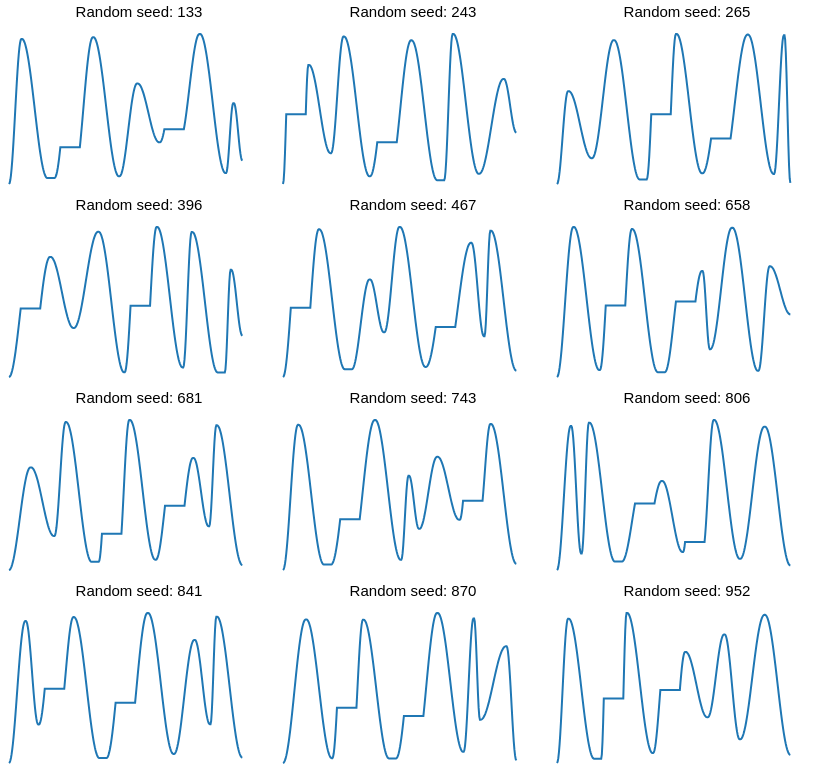

Here is the notebook cell this chart was saved with:
### Code cell
chart = plot_stimulus_seed_grid(stimuli, columns=3, width=260, height=150)
chart = chart.configure_header(labelFontSize=15)
chart.save(FIGURE_DIR / "stimulus_seed_grid.svg")
chart

### Figure 1 — Vega-Lite specification as saved in the notebook (floating-point values rounded to 4 significant figures; data arrays with more than 128 entries replaced by an {"elided": "..."} marker saying what was removed)
{"config": {"view": {"continuousWidth": 300, "continuousHeight": 300, "stroke": null}, "facet": {"spacing": 10}, "header": {"labelFontSize": 15}}, "data": {"name": "data-4354e9516988558422e604d6fcbdda4f"}, "facet": {"field": "seed_label", "title": null, "type": "nominal"}, "spec": {"mark": {"type": "line", "color": "#1f77b4", "strokeWidth": 2}, "encoding": {"tooltip": [{"field": "seed", "title": "Seed", "type": "quantitative"}, {"field": "time", "format": ".0f", "title": "Time", "type": "quantitative"}, {"field": "y", "format": ".3f", "title": "Temperature", "type": "quantitative"}], "x": {"axis": null, "field": "time", "scale": {"zero": false}, "type": "quantitative"}, "y": {"axis": null, "field": "y", "scale": {"nice": false, "zero": false}, "type": "quantitative"}}, "height": 150, "width": 260}, "columns": 3, "resolve": {"scale": {"x": "shared", "y": "independent"}}, "$schema": "https://vega.github.io/schema/vega-lite/v5.20.1.json", "datasets": {"data-4354e9516988558422e604d6fcbdda4f": {"elided": "4320 records"}}}
